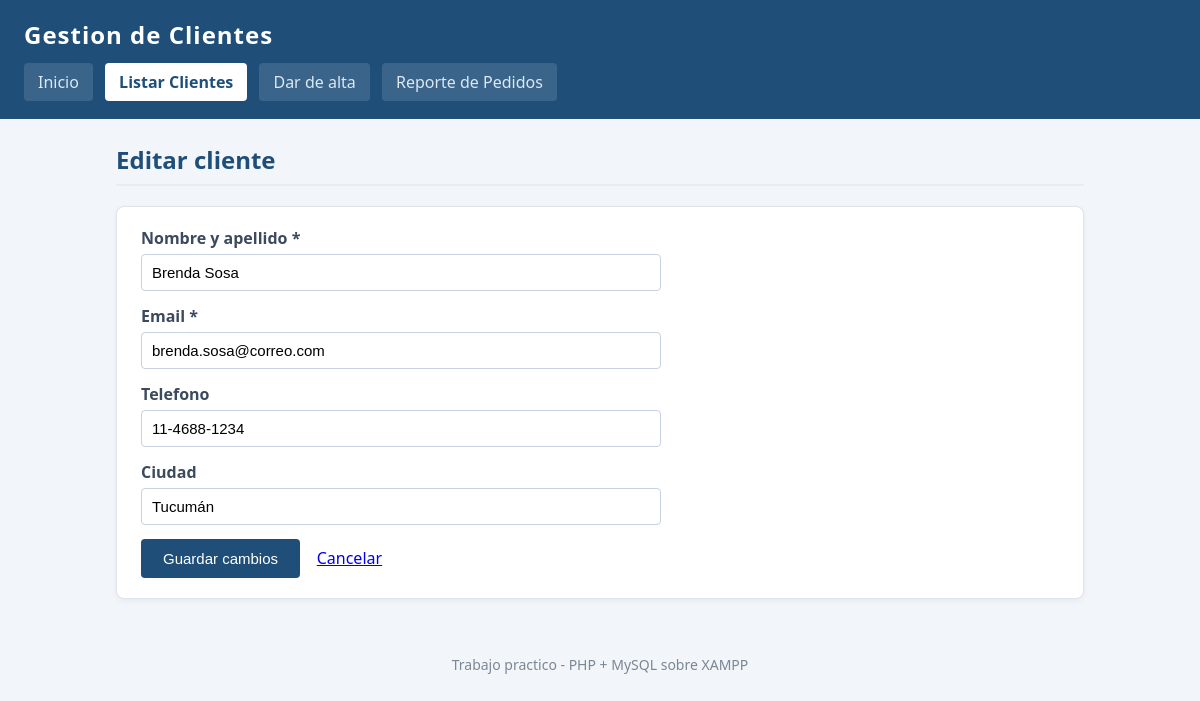
Screenshot of /gestion_clientes/cliente_editar.php?id=9 with the database file from the repository.
### tables this page shows
CREATE TABLE `clientes` (
  `id` int(11) NOT NULL,
  `nombre` varchar(80) NOT NULL,
  `email` varchar(120) NOT NULL,
  `telefono` varchar(30) DEFAULT NULL,
  `ciudad` varchar(60) DEFAULT NULL,
  `fecha_alta` date NOT NULL
);

### gestion_clientes/cliente_editar.php (the view, shortened to what this page needs)
<?php
require_once 'funciones.php';
$conexion = obtener_conexion();
$id    = isset($_GET['id']) ? (int) $_GET['id'] : 0;
$errores = [];
$nombre   = '';
$email    = '';
$telefono = '';
$ciudad   = '';
if ($_SERVER['REQUEST_METHOD'] === 'POST') {
    $id       = (int) ($_POST['id'] ?? 0);
    $nombre   = trim($_POST['nombre'] ?? '');
    $email    = trim($_POST['email'] ?? '');
    $telefono = trim($_POST['telefono'] ?? '');
    $ciudad   = trim($_POST['ciudad'] ?? '');
    if ($nombre === '') {
        $errores[] = 'El nombre es obligatorio.';
    } elseif (mb_strlen($nombre) > 80) {
        $errores[] = 'El nombre no puede superar los 80 caracteres.';
    }
    if ($email === '') {
        $errores[] = 'El email es obligatorio.';
    } elseif (!filter_var($email, FILTER_VALIDATE_EMAIL)) {
        $errores[] = 'El email no tiene un formato valido.';
    } elseif (mb_strlen($email) > 120) {
        $errores[] = 'El email no puede superar los 120 caracteres.';
    }
    if (mb_strlen($telefono) > 30) {
        $errores[] = 'El telefono no puede superar los 30 caracteres.';
    }
    if (mb_strlen($ciudad) > 60) {
        $errores[] = 'La ciudad no puede superar los 60 caracteres.';
    }
    if (count($errores) === 0) {
        $sql = "UPDATE clientes
                SET nombre   = :nombre,
                    email    = :email,
                    telefono = :telefono,
                    ciudad   = :ciudad
                WHERE id = :id";
        try {
            $stmt = $conexion->prepare($sql);
            $stmt->execute([
                ':nombre'   => $nombre,
                ':email'    => $email,
                ':telefono' => $telefono !== '' ? $telefono : null,
                ':ciudad'   => $ciudad   !== '' ? $ciudad   : null,
                ':id'       => $id,
            ]);
            avisar('exito', 'Los datos del cliente se actualizaron correctamente.');
            redirigir('clientes_listado.php');
        } catch (PDOException $error) {
            $errores[] = 'No se pudo actualizar el cliente: ' . $error->getMessage();
        }
    }
} else {
    $sql = "SELECT id, nombre, email, telefono, ciudad
            FROM clientes
            WHERE id = :id";
    $stmt = $conexion->prepare($sql);
    $stmt->execute([':id' => $id]);
    $cliente = $stmt->fetch(PDO::FETCH_ASSOC);
    $nombre   = $cliente['nombre'];
    $email    = $cliente['email'];
    $telefono = $cliente['telefono'] ?? '';
    $ciudad   = $cliente['ciudad'] ?? '';
}
?>
<h2>Editar cliente</h2>
<div class="tarjeta">
    <form action="cliente_editar.php" method="POST">
        <div class="campo">
            <label for="nombre">Nombre y apellido *</label>
            <input type="text" id="nombre" name="nombre" maxlength="80"
                   value="<?= e($nombre) ?>" required>
        </div>
        <div class="campo">
            <label for="email">Email *</label>
            <input type="email" id="email" name="email" maxlength="120"
                   value="<?= e($email) ?>" required>
        </div>
        <div class="campo">
            <label for="telefono">Telefono</label>
            <input type="text" id="telefono" name="telefono" maxlength="30"
                   value="<?= e($telefono) ?>">
        </div>
        <div class="campo">
            <label for="ciudad">Ciudad</label>
            <input type="text" id="ciudad" name="ciudad" maxlength="60"
                   value="<?= e($ciudad) ?>">
        </div>
        <input type="submit" value="Guardar cambios">
        <a href="clientes_listado.php">Cancelar</a>
    </form>
</div>

### gestion_clientes/estilos.css (style rules this page uses)
* { box-sizing: border-box; }
body { margin: 0; font-family: "Segoe UI", Tahoma, Arial, sans-serif; font-size: 16px; color: #24303f; background-color: #f2f5f9; }
.tarjeta { background-color: #ffffff; border: 1px solid #dde4ec; border-radius: 8px; padding: 20px 24px; margin-bottom: 20px; box-shadow: 0 2px 6px rgba(0, 0, 0, 0.05); }
h2 { margin-top: 0; color: #1f4e79; border-bottom: 2px solid #e6edf5; padding-bottom: 8px; }
form { max-width: 520px; }
.campo { margin-bottom: 14px; }
.campo label { display: block; margin-bottom: 5px; font-weight: bold; color: #3b4a5c; }
.campo input, .campo select { width: 100%; padding: 9px 10px; border: 1px solid #c6d2e0; border-radius: 4px; font-size: 15px; }
input[type="submit"] { background-color: #1f4e79; color: #ffffff; border: none; padding: 11px 22px; font-size: 15px; border-radius: 4px; cursor: pointer; }

### rows the page displays
clientes: nombre "Brenda Sosa", email "brenda.sosa@correo.com", telefono "11-4688-1234", ciudad "Tucumán"
